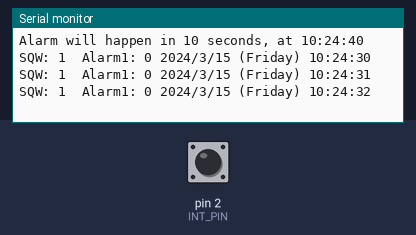
This sketch was run on a simulated Arduino Uno, built with avr-gcc and run on an emulated ATmega328P. On the bench: the last lines printed to the serial monitor. The test bench sets the inputs (shaded band); at power-on: pin 2 (INT_PIN) HIGH. The local clock reads 2024-03-15 10:24:30 at power-on unless the sketch sets it; the sensor or clock chip raises its interrupt line as the real part does.

Above: at 2.8 s.
2.9 s: pin 2 (INT_PIN) pulled LOW for 1.2 s
At 3.03 s:
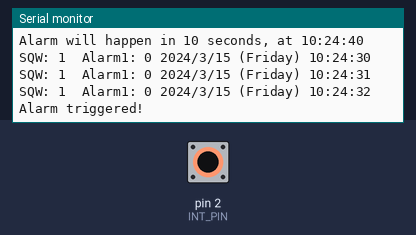
8.2 s: pin 2 (INT_PIN) pulled LOW for 1.2 s
At 9.8 s:
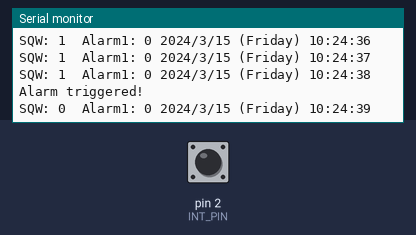
11.6 s: pin 2 (INT_PIN) pulled LOW for 3.2 s
At 12.9 s:
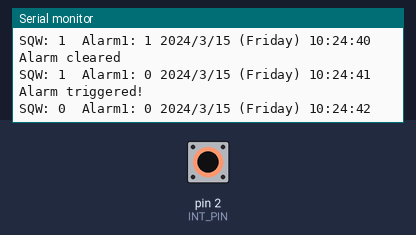

The sketch:

clock_v1.ino
```cpp
// Date and time functions using a DS3231 RTC connected via I2C and Wire lib
#include "RTClib.h"

RTC_DS3231 rtc;

char daysOfTheWeek[7][12] = {"Sunday", "Monday", "Tuesday", "Wednesday", "Thursday", "Friday", "Saturday"};
#define INT_PIN 2 // connect to _INT/SQW, no pullup needed

void print_current_time();
void on_alarm();

void setup ()
{
  Serial.begin(9600);

  while (!Serial);

  if (!rtc.begin())
  {
    Serial.println("Couldn't find RTC");
    Serial.flush();
    while (true) delay(10);
  }

  // rtc remembers if it lost power since last setup.
  if (rtc.lostPower())
  {
    Serial.println("RTC lost power, let's set the time!");
    rtc.adjust(DateTime(F(__DATE__), F(__TIME__))); // time compiled
    // Example of adjust for Jan 21, 2014 at 3 AM: rtc.adjust(DateTime(2014, 1, 21, 3, 0, 0));
  }

  rtc.disable32K(); // 32K wave gen not needed, wastes power
  // clear & disable registers persist through reupload/reboot
  rtc.clearAlarm(1);
  rtc.clearAlarm(2);
  rtc.writeSqwPinMode(DS3231_OFF); // turn from square wave mode to int mode
  rtc.disableAlarm(2);

  // set interrupt pin
  pinMode(INT_PIN, INPUT_PULLUP);
  attachInterrupt(digitalPinToInterrupt(INT_PIN), on_alarm, FALLING); // calls onAlarm on falling edge. INT_PIN normally high.

  // schedule alarm 10 seconds in future
  DateTime alarm_time = rtc.now() + TimeSpan(10);
  if (!rtc.setAlarm1(alarm_time, DS3231_A1_Second))
  {
    Serial.println("Error, couldn't set alarm.");
  }
  else
  {
    Serial.print("Alarm will happen in 10 seconds, at ");
    char format[10] = "hh:mm:ss";
    Serial.println(alarm_time.toString(format));
  }

}

void loop ()
{
    Serial.print("SQW: ");
    Serial.print(digitalRead(INT_PIN));
    Serial.print("  Alarm1: ");
    Serial.print(rtc.alarmFired(1));
    Serial.print(" ");
    print_current_time();


    if (rtc.alarmFired(1))
    {
      rtc.clearAlarm(1);
      Serial.println("Alarm cleared");
      // now set the new alarm
    }
    delay(1000);
}

void on_alarm()
{
  Serial.println("Alarm triggered!");
}

void print_current_time()
{
    DateTime now = rtc.now();

    Serial.print(now.year(), DEC);
    Serial.print('/');
    Serial.print(now.month(), DEC);
    Serial.print('/');
    Serial.print(now.day(), DEC);
    Serial.print(" (");
    Serial.print(daysOfTheWeek[now.dayOfTheWeek()]);
    Serial.print(") ");
    Serial.print(now.hour(), DEC);
    Serial.print(':');
    Serial.print(now.minute(), DEC);
    Serial.print(':');
    Serial.print(now.second(), DEC);
    Serial.println();

//    Serial.print("Temperature: ");
//    Serial.print(rtc.getTemperature());
//    Serial.println(" C");

}
```

Measured:
- after the input at 2.9 s, the serial monitor: prints a new line at once (image 1)
- after the input at 8.2 s, the serial monitor: prints a new line after 0.86 s (image 2)
- after the input at 11.6 s, the serial monitor: prints a new line after 0.48 s (image 3)
